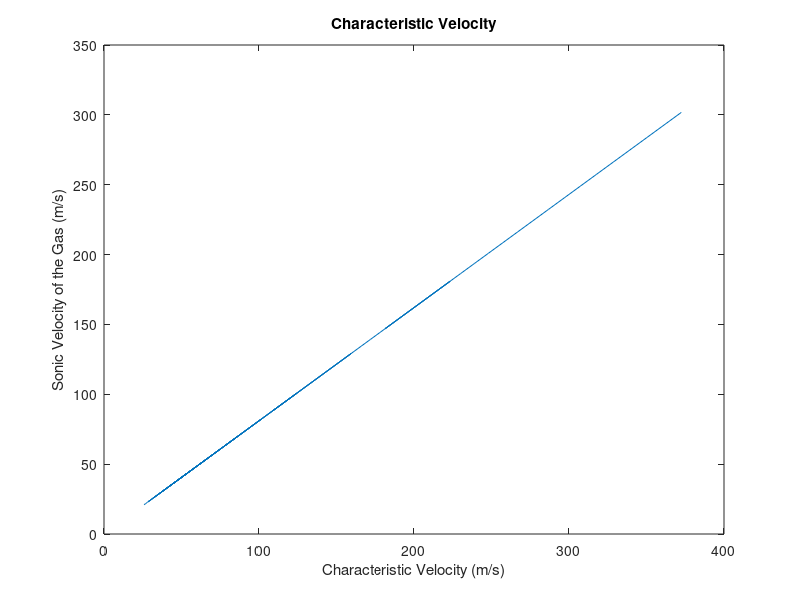
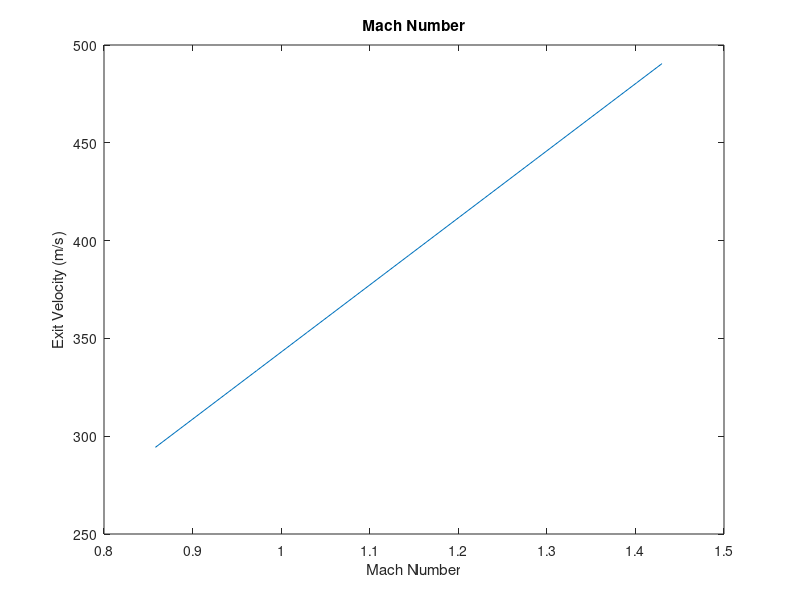
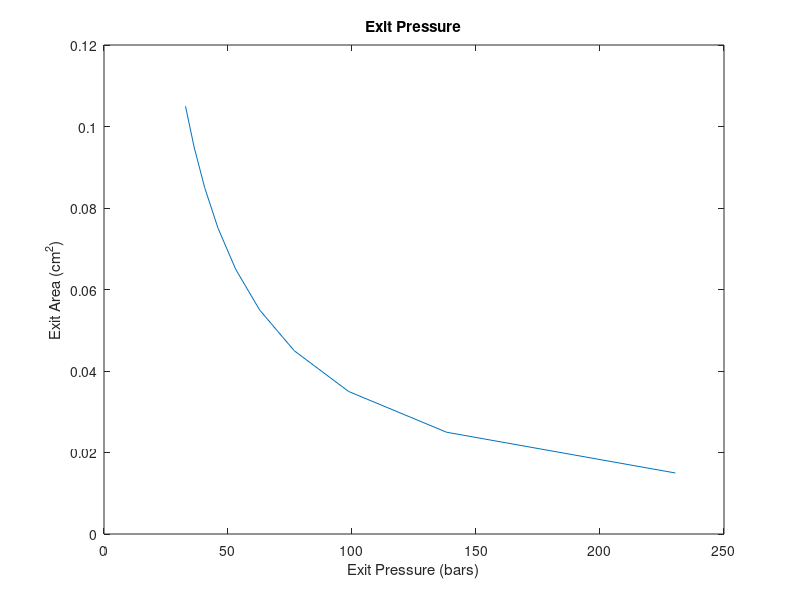
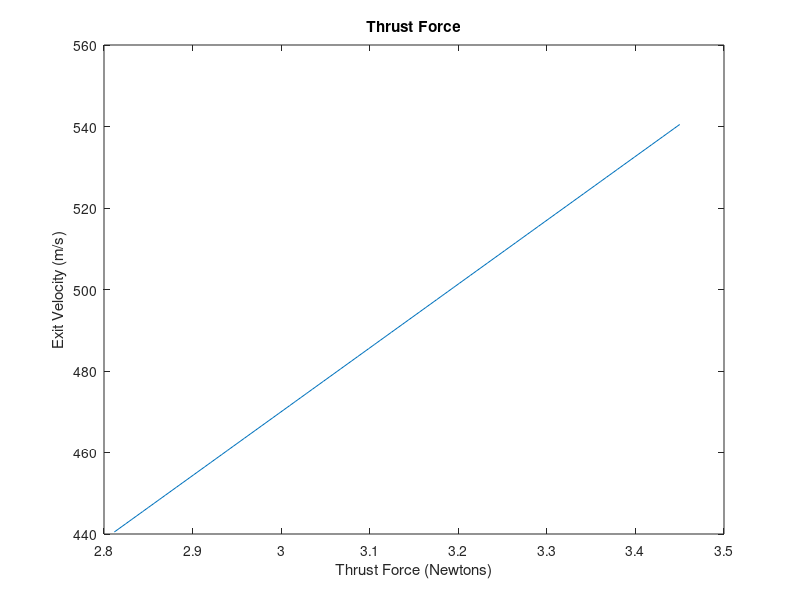

MATLAB code to generate these figures, in order:
% Author: James Emerson Parkus
% Date: June 28th, 2016
% Purpose: To increment unknown variable magnitudes in conjuction with the
% known variable magnitudes to present a range of values for the design
% team to consider

clc
clear

%%% Known Variables
DeltaV = 122; %m/
Isp = 0; % seconds
gc = 9.81; %m/s^2
FuelWeight = 0.300; %kg
R = 0.008314; % KJ/KgK, MUST BE CHANGED TO ACCODMATE ALTITUDE
%R = PV/nT - Equation needs to be solved incrementally
gamma = 1.400; % KJ/KgK 
mass0 = 1.3; %kg
mass1 = 1.0; %kg
T = 263.15; % Temperature of gas, Kelvin (Increment to )
r = 0.001; % internal of the tank, m
A = 0.014975; % area m^2
Ae = 0.014975; %area m^2
t = 0.001; % meters
d = 1.251; % Kg/m^3
Vs = 343; % 343 m/s
m = 0.019210; % Kg
Vol = 0.000007; % m^3
s = 0.014975; % Exit Area, m^2 - Might want to run dimensional analysis on this
% value because the paper may have a typo

% Arrays
rowinc = 1;
datainc = 0;
datainc2 = 0;
Isp_Check = (1);
IspS = (1);
Stresst = (1);
tcheck = (1);
ThrustForce = (1);
ExitV = (1);
ExitP = (1);
ExitM = (1);
Chamber= (1);
PressureT = (1);
Sonic = (1);
CharV = (1);
AeA = (1);
% Isp Calculation

Isp = (DeltaV)/(gc*(log(mass0/mass1)));

% Isp Calculation check

rowinc = 1;

for IspLoop = 30:1:50
    V = gc*IspLoop*log(mass0/mass1);
    Isp_Check(rowinc, 1) = V;
    Isp_Check(rowinc, 2) = IspLoop;
    rowinc = rowinc + 1;
end

% Fuel Weight check

FuelWeightCheck = mass1*[exp((DeltaV)/(gc*Isp))-1];

% Pressure Calculation

P = (m*R*T)/Vol; % bars

% Internal Stress Calculation

rowinc = 1;

for t = 0.001:0.001:0.01
    stress = (P*r)/(2*t);
    Stresst(rowinc,1) = t;
    Stresst(rowinc,2) = stress;
    rowinc = rowinc + 1;
end

% Hoop Stress Calculation

hoop = (P*r)/t;

% Exit Velocity Calculation

rowinc = 1;

for Isp = 30:1:50
    Ve = Isp*gc;
    ExitV(rowinc,1) = Ve;
    ExitV(rowinc,2) = Isp;
    rowinc = rowinc + 1;
end

% Mass Flow Rate Calculation

rowinc = 1;

for mm = 1:21
    if Isp_Check(mm,1) < 122
        Isp = Isp_Check(mm,2);
    end
end

m_dot = FuelWeight/Isp;

% Thrust Force Calculation

rowinc = 1;
datainc = 1; 

for jj = (Ve-50):1:(Ve+50)
    Thrust = m_dot*jj;
    ThrustForce(rowinc,1) = Thrust;
    ThrustForce(rowinc,2) = jj;
    rowinc = rowinc + 1;
end

% Exit Pressure Calculation

AeA(1,1) = Ae;
rowinc = 1;

for ss = 1:1:10
    AeA(rowinc,1) = Ae;
    AeA(rowinc,2) = ss;
    Ae = Ae + 0.01;
    rowinc = rowinc + 1;
end

rowinc = 1;
datainc = 1;

for s = 1:1:10
    ss = AeA(datainc,1);
    Pe = Thrust/ss;
    ExitP(rowinc,1) = Pe;
    ExitP(rowinc,2) = ss;
    rowinc = rowinc + 1;
    datainc = datainc + 1;
end

% Exit Velocity Mach Number Calculation

rowinc = 1;
datainc = 1;

for i = 1:1:21
    ii = ExitV(datainc,1);
    Me = ii/Vs;
    ExitM(rowinc,1) = Me;
    ExitM(rowinc,2) = ii;
    rowinc = rowinc + 1;
    datainc = datainc + 1;
end

% Chamber Pressure in Nozzle Calculation
rowinc = 1;
datainc = 1;
datainc2 = 1;

for q = 1:1:10
    qq = ExitP(datainc,1);
    for w = 1:1:21
        ww = ExitM(datainc2,1);
        Pc = (qq)/(1+((gamma-1)/2)*(ww^2))^((gamma)/(gamma-1));
        Chamber(rowinc,1) = Pc;
        Chamber(rowinc,2) = ww;
        Chamber(rowinc,3) = qq;
        rowinc = rowinc + 1;
        datainc2 = datainc2 + 1;
    end
    datainc = datainc + 1;
    datainc2 = 1;
end

% Thrust Force for Infinite Expansion

% Thrust = At*Pc*gamma((2/(gamma-1))*(2/(gamma+1))*(1-(Pe/Pc))) + Pe*Ae;
% At IS UNKNOWN

% Pressure at Throat

rowinc = 1;
datainc = 1;

for e = 1:1:210
    ee = Chamber(datainc,1);
    Pt = ee*(1+((gamma-1)/2))^((gamma/(gamma-1)));
    PressureT(rowinc,1) = Pt;
    PressureT(rowinc,2) = ee;
    datainc = datainc + 1;
    rowinc = rowinc + 1;
end

% Sonic Velocity of Gas

rowinc = 1;
datainc = 1;

for t = 1:1:210
    tt = PressureT(datainc,1);
    a0 = ((gamma*tt)/d);
    Sonic(rowinc,1) = a0;
    Sonic(rowinc,2) = tt;
    rowinc = rowinc + 1;
    datainc = datainc + 1;
end

% Characteristic Velocity

rowinc = 1;
datainc = 1;

for y = 1:1:210
    yy = Sonic(datainc,1);
    C = yy/(gamma*(2/(gamma+1))^((gamma+1)/(2*(gamma-1))));
    CharV(rowinc,1) = C;
    CharV(rowinc,2) = yy;
    rowinc = rowinc + 1;
    datainc = datainc + 1;
end

figure()
plot(CharV(1:210,1),CharV(1:210,2))
title('Characteristic Velocity')
xlabel('Characteristic Velocity (m/s)')
ylabel('Sonic Velocity of the Gas (m/s)')

figure()
plot(ExitM(1:21,1),ExitM(1:21,2))
title('Mach Number')
xlabel('Mach Number')
ylabel('Exit Velocity (m/s)')

figure()
plot(ExitP(1:10,1),ExitP(1:10,2))
title('Exit Pressure')
xlabel('Exit Pressure (bars)')
ylabel('Exit Area (cm^2)')

figure()
plot(ThrustForce(1:101,1),ThrustForce(1:101,2))
title('Thrust Force')
xlabel('Thrust Force (Newtons)')
ylabel('Exit Velocity (m/s)')

figure()
plot(Stresst(1:10,1),Stresst(1:10,2))
title('Stress')
xlabel('Stress')
ylabel('Time (s)')

figure()
plot(ExitV(1:21,1),ExitV(1:21,2))
title('Exit Velocity')
xlabel('Exit Velocity (m/s)')
ylabel('Specific Impulse (s)')












